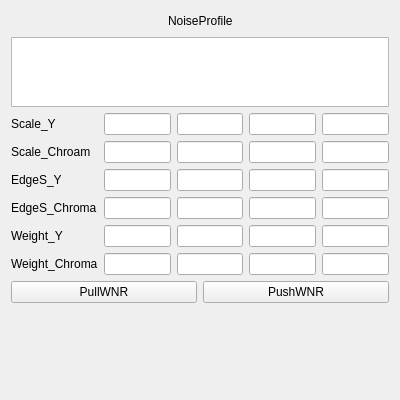
<?xml version="1.0" encoding="UTF-8"?>
<ui version="4.0">
 <class>WNRWidget</class>
 <widget class="QWidget" name="WNRWidget">
  <property name="geometry">
   <rect>
    <x>0</x>
    <y>0</y>
    <width>400</width>
    <height>400</height>
   </rect>
  </property>
  <property name="minimumSize">
   <size>
    <width>400</width>
    <height>400</height>
   </size>
  </property>
  <property name="maximumSize">
   <size>
    <width>400</width>
    <height>400</height>
   </size>
  </property>
  <property name="windowTitle">
   <string>Form</string>
  </property>
  <layout class="QVBoxLayout" name="verticalLayout">
   <item>
    <layout class="QHBoxLayout" name="horizontalLayout_2">
     <item>
      <spacer name="horizontalSpacer_2">
       <property name="orientation">
        <enum>Qt::Horizontal</enum>
       </property>
       <property name="sizeHint" stdset="0">
        <size>
         <width>40</width>
         <height>20</height>
        </size>
       </property>
      </spacer>
     </item>
     <item>
      <widget class="QLabel" name="label_2">
       <property name="text">
        <string>NoiseProfile</string>
       </property>
      </widget>
     </item>
     <item>
      <spacer name="horizontalSpacer">
       <property name="orientation">
        <enum>Qt::Horizontal</enum>
       </property>
       <property name="sizeHint" stdset="0">
        <size>
         <width>40</width>
         <height>20</height>
        </size>
       </property>
      </spacer>
     </item>
    </layout>
   </item>
   <item>
    <widget class="QTextBrowser" name="NoiseProfile">
     <property name="minimumSize">
      <size>
       <width>0</width>
       <height>70</height>
      </size>
     </property>
     <property name="maximumSize">
      <size>
       <width>16777215</width>
       <height>70</height>
      </size>
     </property>
     <property name="readOnly">
      <bool>false</bool>
     </property>
    </widget>
   </item>
   <item>
    <layout class="QGridLayout" name="gridLayout">
     <item row="2" column="1">
      <widget class="QLineEdit" name="EdgeS_Y0">
       <property name="alignment">
        <set>Qt::AlignRight|Qt::AlignTrailing|Qt::AlignVCenter</set>
       </property>
      </widget>
     </item>
     <item row="2" column="2">
      <widget class="QLineEdit" name="EdgeS_Y1">
       <property name="alignment">
        <set>Qt::AlignRight|Qt::AlignTrailing|Qt::AlignVCenter</set>
       </property>
      </widget>
     </item>
     <item row="0" column="1">
      <widget class="QLineEdit" name="Scale_Y0">
       <property name="alignment">
        <set>Qt::AlignRight|Qt::AlignTrailing|Qt::AlignVCenter</set>
       </property>
      </widget>
     </item>
     <item row="4" column="4">
      <widget class="QLineEdit" name="Weight_Y3">
       <property name="alignment">
        <set>Qt::AlignRight|Qt::AlignTrailing|Qt::AlignVCenter</set>
       </property>
      </widget>
     </item>
     <item row="5" column="2">
      <widget class="QLineEdit" name="Weight_Chroma1">
       <property name="alignment">
        <set>Qt::AlignRight|Qt::AlignTrailing|Qt::AlignVCenter</set>
       </property>
      </widget>
     </item>
     <item row="2" column="3">
      <widget class="QLineEdit" name="EdgeS_Y2">
       <property name="alignment">
        <set>Qt::AlignRight|Qt::AlignTrailing|Qt::AlignVCenter</set>
       </property>
      </widget>
     </item>
     <item row="0" column="2">
      <widget class="QLineEdit" name="Scale_Y1">
       <property name="alignment">
        <set>Qt::AlignRight|Qt::AlignTrailing|Qt::AlignVCenter</set>
       </property>
      </widget>
     </item>
     <item row="1" column="1">
      <widget class="QLineEdit" name="Scale_Chroam0">
       <property name="alignment">
        <set>Qt::AlignRight|Qt::AlignTrailing|Qt::AlignVCenter</set>
       </property>
      </widget>
     </item>
     <item row="3" column="2">
      <widget class="QLineEdit" name="EdgeS_Chroma1">
       <property name="alignment">
        <set>Qt::AlignRight|Qt::AlignTrailing|Qt::AlignVCenter</set>
       </property>
      </widget>
     </item>
     <item row="1" column="3">
      <widget class="QLineEdit" name="Scale_Chroam2">
       <property name="alignment">
        <set>Qt::AlignRight|Qt::AlignTrailing|Qt::AlignVCenter</set>
       </property>
      </widget>
     </item>
     <item row="0" column="4">
      <widget class="QLineEdit" name="Scale_Y3">
       <property name="alignment">
        <set>Qt::AlignRight|Qt::AlignTrailing|Qt::AlignVCenter</set>
       </property>
      </widget>
     </item>
     <item row="1" column="4">
      <widget class="QLineEdit" name="Scale_Chroam3">
       <property name="alignment">
        <set>Qt::AlignRight|Qt::AlignTrailing|Qt::AlignVCenter</set>
       </property>
      </widget>
     </item>
     <item row="5" column="4">
      <widget class="QLineEdit" name="Weight_Chroma3">
       <property name="alignment">
        <set>Qt::AlignRight|Qt::AlignTrailing|Qt::AlignVCenter</set>
       </property>
      </widget>
     </item>
     <item row="1" column="2">
      <widget class="QLineEdit" name="Scale_Chroam1">
       <property name="alignment">
        <set>Qt::AlignRight|Qt::AlignTrailing|Qt::AlignVCenter</set>
       </property>
      </widget>
     </item>
     <item row="3" column="3">
      <widget class="QLineEdit" name="EdgeS_Chroma2">
       <property name="alignment">
        <set>Qt::AlignRight|Qt::AlignTrailing|Qt::AlignVCenter</set>
       </property>
      </widget>
     </item>
     <item row="4" column="2">
      <widget class="QLineEdit" name="Weight_Y1">
       <property name="alignment">
        <set>Qt::AlignRight|Qt::AlignTrailing|Qt::AlignVCenter</set>
       </property>
      </widget>
     </item>
     <item row="4" column="3">
      <widget class="QLineEdit" name="Weight_Y2">
       <property name="alignment">
        <set>Qt::AlignRight|Qt::AlignTrailing|Qt::AlignVCenter</set>
       </property>
      </widget>
     </item>
     <item row="5" column="1">
      <widget class="QLineEdit" name="Weight_Chroma0">
       <property name="alignment">
        <set>Qt::AlignRight|Qt::AlignTrailing|Qt::AlignVCenter</set>
       </property>
      </widget>
     </item>
     <item row="2" column="4">
      <widget class="QLineEdit" name="EdgeS_Y3">
       <property name="alignment">
        <set>Qt::AlignRight|Qt::AlignTrailing|Qt::AlignVCenter</set>
       </property>
      </widget>
     </item>
     <item row="0" column="3">
      <widget class="QLineEdit" name="Scale_Y2">
       <property name="alignment">
        <set>Qt::AlignRight|Qt::AlignTrailing|Qt::AlignVCenter</set>
       </property>
      </widget>
     </item>
     <item row="4" column="1">
      <widget class="QLineEdit" name="Weight_Y0">
       <property name="alignment">
        <set>Qt::AlignRight|Qt::AlignTrailing|Qt::AlignVCenter</set>
       </property>
      </widget>
     </item>
     <item row="3" column="4">
      <widget class="QLineEdit" name="EdgeS_Chroma3">
       <property name="alignment">
        <set>Qt::AlignRight|Qt::AlignTrailing|Qt::AlignVCenter</set>
       </property>
      </widget>
     </item>
     <item row="3" column="1">
      <widget class="QLineEdit" name="EdgeS_Chroma0">
       <property name="alignment">
        <set>Qt::AlignRight|Qt::AlignTrailing|Qt::AlignVCenter</set>
       </property>
      </widget>
     </item>
     <item row="5" column="3">
      <widget class="QLineEdit" name="Weight_Chroma2">
       <property name="alignment">
        <set>Qt::AlignRight|Qt::AlignTrailing|Qt::AlignVCenter</set>
       </property>
      </widget>
     </item>
     <item row="5" column="0">
      <widget class="QLabel" name="label_8">
       <property name="text">
        <string>Weight_Chroma</string>
       </property>
      </widget>
     </item>
     <item row="4" column="0">
      <widget class="QLabel" name="label_7">
       <property name="text">
        <string>Weight_Y</string>
       </property>
      </widget>
     </item>
     <item row="3" column="0">
      <widget class="QLabel" name="label_6">
       <property name="text">
        <string>EdgeS_Chroma</string>
       </property>
      </widget>
     </item>
     <item row="2" column="0">
      <widget class="QLabel" name="label_5">
       <property name="text">
        <string>EdgeS_Y</string>
       </property>
      </widget>
     </item>
     <item row="1" column="0">
      <widget class="QLabel" name="label_4">
       <property name="text">
        <string>Scale_Chroam</string>
       </property>
      </widget>
     </item>
     <item row="0" column="0">
      <widget class="QLabel" name="label_3">
       <property name="text">
        <string>Scale_Y</string>
       </property>
      </widget>
     </item>
    </layout>
   </item>
   <item>
    <layout class="QHBoxLayout" name="horizontalLayout">
     <item>
      <widget class="QPushButton" name="btnPullWNR">
       <property name="text">
        <string>PullWNR</string>
       </property>
      </widget>
     </item>
     <item>
      <widget class="QPushButton" name="btnPushWNR">
       <property name="text">
        <string>PushWNR</string>
       </property>
      </widget>
     </item>
    </layout>
   </item>
   <item>
    <spacer name="verticalSpacer">
     <property name="orientation">
      <enum>Qt::Vertical</enum>
     </property>
     <property name="sizeHint" stdset="0">
      <size>
       <width>0</width>
       <height>0</height>
      </size>
     </property>
    </spacer>
   </item>
  </layout>
 </widget>
 <resources/>
 <connections>
  <connection>
   <sender>btnPushWNR</sender>
   <signal>clicked()</signal>
   <receiver>WNRWidget</receiver>
   <slot>PushWNR()</slot>
   <hints>
    <hint type="sourcelabel">
     <x>293</x>
     <y>287</y>
    </hint>
    <hint type="destinationlabel">
     <x>323</x>
     <y>322</y>
    </hint>
   </hints>
  </connection>
  <connection>
   <sender>btnPullWNR</sender>
   <signal>clicked()</signal>
   <receiver>WNRWidget</receiver>
   <slot>PullWNR()</slot>
   <hints>
    <hint type="sourcelabel">
     <x>54</x>
     <y>289</y>
    </hint>
    <hint type="destinationlabel">
     <x>118</x>
     <y>324</y>
    </hint>
   </hints>
  </connection>
 </connections>
 <slots>
  <slot>PullWNR()</slot>
  <slot>PushWNR()</slot>
 </slots>
</ui>
